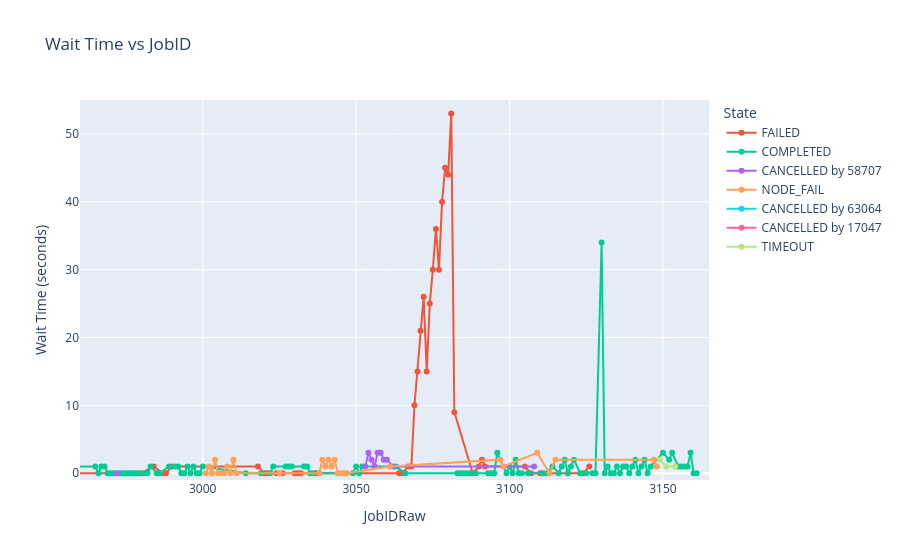

Notebook source saved alongside this figure:
### Code cell
data = pd.read_csv("../Data/Slurm-data-2.csv")
data.columns = ['UID','GID','JobIDRaw','Group','Account','JobName','TimelimitRaw','Submit','Start','End','State','ExitCode',
                'ReservationId','Reservation','Priority','Eligible','Constraints','SystemCPU','CPUTimeRAW','ElapsedRaw',
                'Layout','NTasks','QOSREQ','QOS','Restarts','WorkDir','ConsumedEnergyRaw','FailedNode','AveDiskRead',
                'AveDiskWrite','MaxDiskRead','MaxDiskWrite','Partition','Reason','Suspended','AllocNodes','AveRSS','MaxRSS',
                'DerivedExitCode','AveVMSize','MaxVMSize','ReqMem','ReqNodes','NNodes','Planned','PlannedCPURAW','NCPUS',
                'UserCPU','ReqCPUS','TotalCPU','TRESUsageInTot','TRESUsageOutTot','ReqTRES','AllocTRES','TRESUsageInMax',
                'TRESUsageOutMax','Flags','Comment','SystemComment','AdminComment']

data = data.dropna(subset=['JobIDRaw', 'Submit', 'Start'])

#Verify no missing values in JobIDRaw, Submit, Start
#print(data.shape)
#nan_columns = data.columns[data.isna().any()]
#print(data[nan_columns])

#Removes Na values in JobIDRaw, Submit, Start
data = data.sort_values(by=['JobIDRaw'], ascending=True)

#Errors=coerce removes invalid dates that are not NaNs
data['Start'] = pd.to_datetime(data["Start"], format='%Y-%m-%dT%H:%M:%S', errors='coerce')
data['Start'] = (data["Start"] - pd.Timestamp('1970-01-01')) // pd.Timedelta('1s')
data['Submit'] = pd.to_datetime(data['Submit'], format='%Y-%m-%dT%H:%M:%S', errors='coerce')
data['Submit'] = (data['Submit'] - pd.Timestamp('1970-01-01')) // pd.Timedelta('1s')

wait_times = []

for i in range(len(data)):
    wait = data.iloc[i]['Start'] - data.iloc[i]['Submit']
    wait_times.append(wait)

plot = px.line(data, x=data['JobIDRaw'], y=wait_times, color=data['State'],
                    title='Wait Time vs JobID',
                    labels={'x': 'JobID Time', 'y': 'Wait Time (seconds)'},
                    color_discrete_map={'timeout': 'black'})

#Can add lots of color,opacity, size, shape info to the datapoints
plot.update_traces(mode='markers+lines', marker=dict(size=6))
plot.update_layout(xaxis=dict(range=[2960, 3165]))
plot.update_layout(yaxis=dict(range=[-1, 55]))
plot.show()

plot.write_html("../Plots/Slurm-Data-2-plot.html")
plot.write_image("../Plots/WaitTimevsJobID.png")

#Also, can click and drag on the plot to zoom in on a specific area of the graph

### Figure 1 — Plotly figure (JSON) as saved in the notebook; plotly's stock layout.template omitted (floating-point values rounded to 4 significant figures)
{"data": [{"hovertemplate": "State=FAILED<br>JobIDRaw=%{x}<br>Wait Time (seconds)=%{y}<extra></extra>", "legendgroup": "FAILED", "line": {"color": "#EF553B", "dash": "solid"}, "marker": {"size": 6, "symbol": "circle"}, "mode": "markers+lines", "name": "FAILED", "orientation": "v", "showlegend": true, "type": "scatter", "x": [20, 21, 22, 23, 2980, 2984, 2987, 2988, 2990, 3018, 3020, 3021, 3024, 3026, 3030, 3031, 3032, 3037, 3064, 3065, 3067, 3068, 3069, 3070, 3071, 3072, 3073, 3074, 3075, 3076, 3077, 3078, 3079, 3080, 3081, 3082, 3088, 3090, 3091, 3092, 3105, 3107, 3110, 3124, 3126], "xaxis": "x", "y": [77.0, 0.0, 0.0, 0.0, 0.0, 1.0, 0.0, 0.0, 1.0, 1.0, 0.0, 0.0, 0.0, 0.0, 0.0, 0.0, 0.0, 0.0, 0.0, 0.0, 1.0, 1.0, 10.0, 15.0, 21.0, 26.0, 15.0, 25.0, 30.0, 36.0, 30.0, 40.0, 45.0, 44.0, 53.0, 9.0, 0.0, 1.0, 2.0, 1.0, 1.0, 0.0, 0.0, 0.0, 1.0], "yaxis": "y"}, {"hovertemplate": "State=COMPLETED<br>JobIDRaw=%{x}<br>Wait Time (seconds)=%{y}<extra></extra>", "legendgroup": "COMPLETED", "line": {"color": "#00cc96", "dash": "solid"}, "marker": {"size": 6, "symbol": "circle"}, "mode": "markers+lines", "name": "COMPLETED", "orientation": "v", "showlegend": true, "type": "scatter", "x": [24, 25, 2965, 2966, 2967, 2968, 2969, 2970, 2971, 2973, 2974, 2975, 2976, 2977, 2978, 2979, 2981, 2982, 2983, 2985, 2986, 2989, 2991, 2992, 2993, 2994, 2995, 2996, 2997, 2998, 2999, 3000, 3014, 3019, 3022, 3023, 3027, 3028, 3029, 3033, 3034, 3035, 3036, 3049, 3050, 3051, 3052, 3063, 3066, 3083, 3084, 3085, 3086, 3087, 3089, 3093, 3094, 3095, 3096, 3099, 3100, 3101, 3102, 3103, 3104, 3106, 3111, 3112, 3114, 3116, 3117, 3118, 3119, 3120, 3121, 3123, 3125, 3127, 3128, 3130, 3131, 3132, 3133, 3134, 3135, 3136, 3137, 3138, 3139, 3140, 3141, 3142, 3143, 3144, 3145, 3146, 3150, 3152, 3153, 3155, 3156, 3157, 3158, 3159, 3160, 3161], "xaxis": "x", "y": [16.0, 0.0, 1.0, 0.0, 1.0, 1.0, 0.0, 0.0, 0.0, 0.0, 0.0, 0.0, 0.0, 0.0, 0.0, 0.0, 0.0, 0.0, 1.0, 0.0, 0.0, 1.0, 1.0, 1.0, 0.0, 0.0, 1.0, 0.0, 1.0, 0.0, 0.0, 1.0, 0.0, 0.0, 0.0, 1.0, 1.0, 1.0, 1.0, 1.0, 1.0, 0.0, 0.0, 0.0, 1.0, 0.0, 1.0, 1.0, 0.0, 0.0, 0.0, 0.0, 0.0, 0.0, 0.0, 0.0, 0.0, 0.0, 3.0, 0.0, 1.0, 0.0, 2.0, 0.0, 0.0, 0.0, 0.0, 0.0, 1.0, 0.0, 1.0, 2.0, 0.0, 1.0, 2.0, 0.0, 0.0, 0.0, 0.0, 34.0, 0.0, 1.0, 0.0, 0.0, 1.0, 0.0, 1.0, 1.0, 0.0, 1.0, 2.0, 0.0, 1.0, 2.0, 0.0, 1.0, 3.0, 2.0, 3.0, 1.0, 1.0, 1.0, 1.0, 3.0, 0.0, 0.0], "yaxis": "y"}, {"hovertemplate": "State=CANCELLED by 58707<br>JobIDRaw=%{x}<br>Wait Time (seconds)=%{y}<extra></extra>", "legendgroup": "CANCELLED by 58707", "line": {"color": "#ab63fa", "dash": "solid"}, "marker": {"size": 6, "symbol": "circle"}, "mode": "markers+lines", "name": "CANCELLED by 58707", "orientation": "v", "showlegend": true, "type": "scatter", "x": [2972, 3012, 3048, 3053, 3054, 3055, 3056, 3057, 3058, 3059, 3060, 3062, 3108, 3122], "xaxis": "x", "y": [0.0, NaN, NaN, 1.0, 3.0, 2.0, 1.0, 3.0, 3.0, 2.0, 2.0, 1.0, 1.0, NaN], "yaxis": "y"}, {"hovertemplate": "State=NODE_FAIL<br>JobIDRaw=%{x}<br>Wait Time (seconds)=%{y}<extra></extra>", "legendgroup": "NODE_FAIL", "line": {"color": "#FFA15A", "dash": "solid"}, "marker": {"size": 6, "symbol": "circle"}, "mode": "markers+lines", "name": "NODE_FAIL", "orientation": "v", "showlegend": true, "type": "scatter", "x": [3001, 3002, 3003, 3004, 3005, 3006, 3007, 3008, 3009, 3010, 3011, 3025, 3038, 3039, 3040, 3041, 3042, 3043, 3044, 3045, 3046, 3047, 3061, 3097, 3098, 3109, 3113, 3115, 3147, 3148], "xaxis": "x", "y": [0.0, 1.0, 0.0, 2.0, 0.0, 0.0, 0.0, 1.0, 0.0, 2.0, 0.0, 0.0, 0.0, 2.0, 1.0, 2.0, 1.0, 2.0, 0.0, 0.0, 0.0, 0.0, 1.0, 2.0, 1.0, 3.0, 0.0, 2.0, 2.0, 1.0], "yaxis": "y"}, {"hovertemplate": "State=CANCELLED by 63064<br>JobIDRaw=%{x}<br>Wait Time (seconds)=%{y}<extra></extra>", "legendgroup": "CANCELLED by 63064", "line": {"color": "#19d3f3", "dash": "solid"}, "marker": {"size": 6, "symbol": "circle"}, "mode": "markers+lines", "name": "CANCELLED by 63064", "orientation": "v", "showlegend": true, "type": "scatter", "x": [3013], "xaxis": "x", "y": [NaN], "yaxis": "y"}, {"hovertemplate": "State=CANCELLED by 17047<br>JobIDRaw=%{x}<br>Wait Time (seconds)=%{y}<extra></extra>", "legendgroup": "CANCELLED by 17047", "line": {"color": "#FF6692", "dash": "solid"}, "marker": {"size": 6, "symbol": "circle"}, "mode": "markers+lines", "name": "CANCELLED by 17047", "orientation": "v", "showlegend": true, "type": "scatter", "x": [3129], "xaxis": "x", "y": [NaN], "yaxis": "y"}, {"hovertemplate": "State=TIMEOUT<br>JobIDRaw=%{x}<br>Wait Time (seconds)=%{y}<extra></extra>", "legendgroup": "TIMEOUT", "line": {"color": "#B6E880", "dash": "solid"}, "marker": {"size": 6, "symbol": "circle"}, "mode": "markers+lines", "name": "TIMEOUT", "orientation": "v", "showlegend": true, "type": "scatter", "x": [3149, 3151, 3154], "xaxis": "x", "y": [2.0, 1.0, 1.0], "yaxis": "y"}], "layout": {"legend": {"title": {"text": "State"}, "tracegroupgap": 0}, "title": {"text": "Wait Time vs JobID"}, "xaxis": {"anchor": "y", "domain": [0, 1], "range": [2960, 3165], "title": {"text": "JobIDRaw"}}, "yaxis": {"anchor": "x", "domain": [0, 1], "range": [-1, 55], "title": {"text": "Wait Time (seconds)"}}}}
